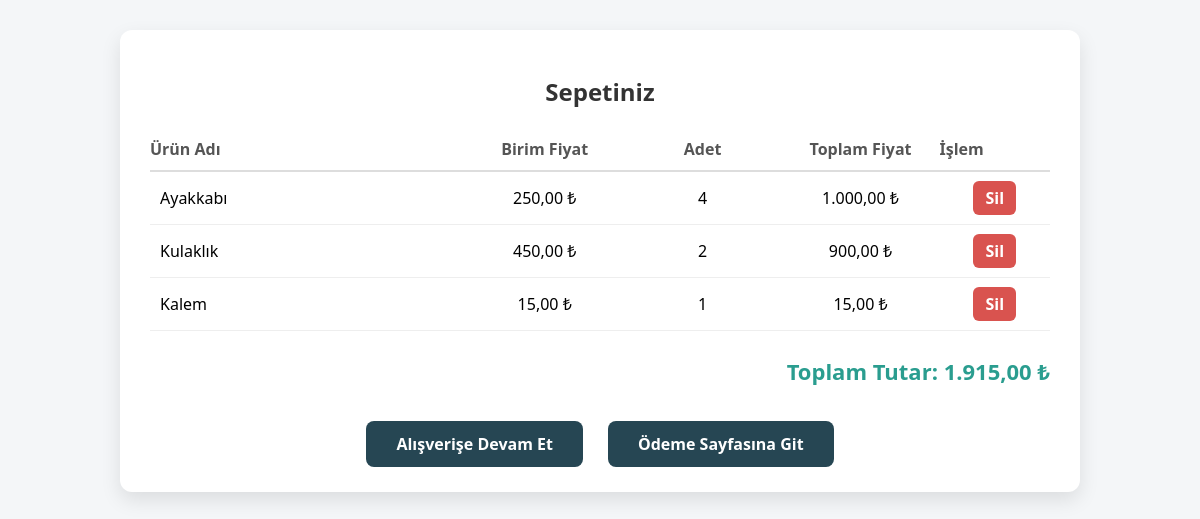
Screenshot of /shop/cart.php (signed in) with the database file from the repository.
### tables this page shows
CREATE TABLE `carts` (
  `id` int(11) NOT NULL,
  `user_id` int(11) DEFAULT NULL,
  `product_id` int(11) DEFAULT NULL,
  `quantity` int(11) DEFAULT 1
);

CREATE TABLE `products` (
  `id` int(11) NOT NULL,
  `name` varchar(100) DEFAULT NULL,
  `category` varchar(50) DEFAULT NULL,
  `price` decimal(10,2) DEFAULT NULL
);

### shop/cart.php (the view, shortened to what this page needs)
<!DOCTYPE html>
<html lang="tr">
<head>
    <link rel="stylesheet" href="style.css" />
</head>
<body>
<div class="cart-container">
<?php
include 'config.php';
$user_id = $_SESSION['user_id'];
$stmt = $conn->prepare("
    SELECT p.id, p.name, p.price, c.quantity
    FROM carts c
    JOIN products p ON c.product_id = p.id
    WHERE c.user_id = ?
");
$stmt->bind_param("i", $user_id);
$stmt->execute();
$result = $stmt->get_result();
echo "<h2>Sepetiniz</h2>";
if ($result->num_rows > 0) {
    echo "<div class='cart-header'>
            <div>Ürün Adı</div>
            <div class='price'>Birim Fiyat</div>
            <div class='quantity'>Adet</div>
            <div class='total-price'>Toplam Fiyat</div>
            <div>İşlem</div>
          </div>";
    $total = 0;
    while ($row = $result->fetch_assoc()) {
        $line_total = $row['price'] * $row['quantity'];
        $total += $line_total;
        echo "<div class='cart-item'>";
        echo "<div>" . htmlspecialchars($row['name']) . "</div>";
        echo "<div class='price'>" . number_format($row['price'], 2, ',', '.') . " ₺</div>";
        echo "<div class='quantity'>{$row['quantity']}</div>";
        echo "<div class='total-price'>" . number_format($line_total, 2, ',', '.') . " ₺</div>";
        echo "<div style='text-align:center;'>";
        echo "<a href='remove_from_cart.php?product_id=" . intval($row['id']) . "' onclick='return confirm(\"Bu ürünü sepetten silmek istediğinize emin misiniz?\");'>Sil</a>";
        echo "</div>";
        echo "</div>";
    }
    echo "<div class='total-container'>Toplam Tutar: " . number_format($total, 2, ',', '.') . " ₺</div>";
} else {
    echo "<p class='empty-message'>Sepetinizde ürün bulunmamaktadır.</p>";
}
?>
<div class="actions">
    <a href="products.php">Alışverişe Devam Et</a>
    <a href="checkout.php">Ödeme Sayfasına Git</a>
</div>
</div>
</body>
</html>

### shop/style.css (style rules this page uses)
body { font-family: Arial, sans-serif; background-color: #f4f4f4; margin: 0; padding: 0; }
h1, h2 { text-align: center; color: #333; }

### shop/cart.php (style rules this page uses)
body { font-family: 'Segoe UI', Tahoma, Geneva, Verdana, sans-serif; background: #f4f6f8; padding: 30px; }
h2 { text-align: center; margin-bottom: 30px; color: #333; }
.cart-container { max-width: 900px; margin: auto; background: white; padding: 25px 30px; border-radius: 12px; box-shadow: 0 8px 20px rgba(0,0,0,0.1); }
.cart-header { display: grid; grid-template-columns: 2fr 1fr 1fr 1fr 0.7fr; font-weight: 700; border-bottom: 2px solid #ddd; padding-bottom: 10px; color: #555; user-select: none; }
.cart-item { display: grid; grid-template-columns: 2fr 1fr 1fr 1fr 0.7fr; align-items: center; border-bottom: 1px solid #eee; padding: 15px 0; font-size: 16px; }
.cart-item div { padding: 0 10px; }
.price, .quantity, .total-price { text-align: center; }
.total-container { text-align: right; margin-top: 25px; font-size: 22px; font-weight: 700; color: #2a9d8f; }
.actions { margin-top: 35px; display: flex; justify-content: center; gap: 25px; }
.actions a { text-decoration: none; background-color: #264653; color: white; padding: 12px 30px; border-radius: 8px; font-weight: 600; transition: background-color 0.3s ease; }
.cart-item div:last-child a { cursor: pointer; padding: 6px 12px; border-radius: 6px; background-color: #d9534f; color: white !important; text-decoration: none; font-weight: 600; transition: background-color 0.3s ease; }

### rows the page displays
carts: product.name "Ayakkabı", product.price "250,00", quantity "4", line_total "1.000,00"
carts: product.name "Kulaklık", product.price "450,00", quantity "2", line_total "900,00"
carts: product.name "Kalem", product.price "15,00", quantity "1", line_total "15,00"

### other values shown
$total "1.915,00"
